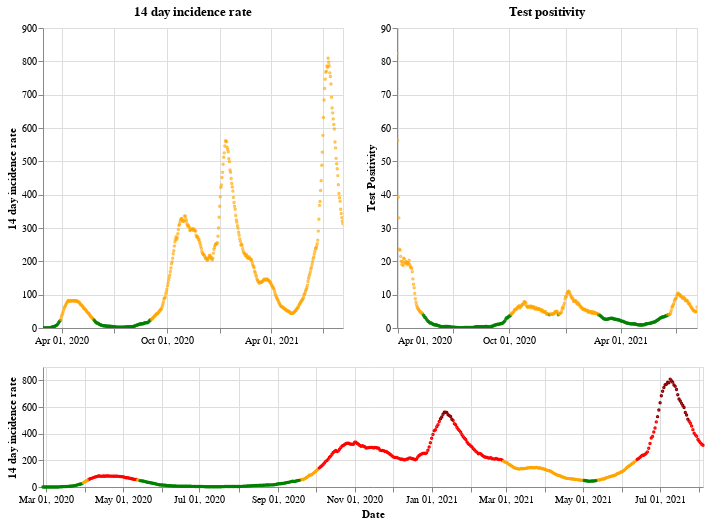

Write notebook code for a chart like this one.
### Markdown cell above
## Scotland

### Code cell
plot_traffic_light('Scotland')

### Figure 1 — Vega-Lite specification as saved in the notebook (floating-point values rounded to 4 significant figures; data arrays with more than 128 entries replaced by an {"elided": "..."} marker saying what was removed)
{"config": {"view": {"continuousWidth": 400, "continuousHeight": 300}}, "vconcat": [{"hconcat": [{"mark": {"type": "point", "size": 2}, "encoding": {"color": {"condition": {"value": "green", "test": "(datum.twoWeeklyCasesRate <= 25)"}, "value": "orange"}, "tooltip": [{"type": "nominal", "field": "areaName"}, {"type": "temporal", "field": "date"}, {"type": "quantitative", "field": "twoWeeklyCasesRate"}, {"type": "quantitative", "field": "testPositivity"}], "x": {"type": "temporal", "axis": {"title": ""}, "field": "date", "scale": {"domain": {"selection": "DateBrush"}}, "timeUnit": "yearmonthdate"}, "y": {"type": "quantitative", "axis": {"title": "14 day incidence rate"}, "field": "twoWeeklyCasesRate"}}, "title": "14 day incidence rate", "width": 300}, {"mark": {"type": "point", "size": 2}, "encoding": {"color": {"condition": {"value": "green", "test": "(datum.testPositivity <= 4)"}, "value": "orange"}, "tooltip": [{"type": "nominal", "field": "areaName"}, {"type": "temporal", "field": "date"}, {"type": "quantitative", "field": "twoWeeklyCasesRate"}, {"type": "quantitative", "field": "testPositivity"}], "x": {"type": "temporal", "axis": {"title": ""}, "field": "date", "scale": {"domain": {"selection": "DateBrush"}}, "timeUnit": "yearmonthdate"}, "y": {"type": "quantitative", "axis": {"title": "Test Positivity"}, "field": "testPositivity"}}, "title": "Test positivity", "width": 300}]}, {"layer": [{"mark": {"type": "point", "size": 2}, "encoding": {"color": {"condition": {"value": "orange", "test": "(((datum.testPositivity < 4) && (datum.twoWeeklyCasesRate >= 50)) && (datum.twoWeeklyCasesRate < 200))"}, "value": "red"}, "opacity": {"condition": {"value": 1, "test": "((datum.twoWeeklyCasesRate >= 50) && (datum.twoWeeklyCasesRate < 500))"}, "value": 0}, "tooltip": [{"type": "nominal", "field": "areaName"}, {"type": "temporal", "field": "date"}, {"type": "quantitative", "field": "twoWeeklyCasesRate"}, {"type": "quantitative", "field": "testPositivity"}], "x": {"type": "temporal", "axis": {"title": "Date"}, "field": "date", "timeUnit": "yearmonthdate"}, "y": {"type": "quantitative", "axis": {"title": "14 day incidence rate"}, "field": "twoWeeklyCasesRate"}}, "selection": {"DateBrush": {"type": "interval", "encodings": ["x"], "fields": ["Time"]}}}, {"mark": {"type": "point", "size": 2}, "encoding": {"color": {"value": "darkred"}, "opacity": {"condition": {"value": 1, "test": "(datum.twoWeeklyCasesRate >= 500)"}, "value": 0}, "tooltip": [{"type": "nominal", "field": "areaName"}, {"type": "temporal", "field": "date"}, {"type": "quantitative", "field": "twoWeeklyCasesRate"}, {"type": "quantitative", "field": "testPositivity"}], "x": {"type": "temporal", "axis": {"title": "Date"}, "field": "date", "timeUnit": "yearmonthdate"}, "y": {"type": "quantitative", "axis": {"title": "14 day incidence rate"}, "field": "twoWeeklyCasesRate"}}}, {"mark": {"type": "point", "size": 2}, "encoding": {"color": {"condition": {"value": "green", "test": "((datum.testPositivity < 4) && (datum.twoWeeklyCasesRate < 50))"}, "value": "orange"}, "opacity": {"condition": {"value": 1, "test": "(datum.twoWeeklyCasesRate < 50)"}, "value": 0}, "tooltip": [{"type": "nominal", "field": "areaName"}, {"type": "temporal", "field": "date"}, {"type": "quantitative", "field": "twoWeeklyCasesRate"}, {"type": "quantitative", "field": "testPositivity"}], "x": {"type": "temporal", "axis": {"title": "Date"}, "field": "date", "timeUnit": "yearmonthdate"}, "y": {"type": "quantitative", "axis": {"title": "14 day incidence rate"}, "field": "twoWeeklyCasesRate"}}}], "height": 120, "width": 660}], "data": {"name": "data-3f0d501ccef2d61ed493b1bba88d2a75"}, "$schema": "https://vega.github.io/schema/vega-lite/v4.8.1.json", "datasets": {"data-3f0d501ccef2d61ed493b1bba88d2a75": {"elided": "524 records"}}}
